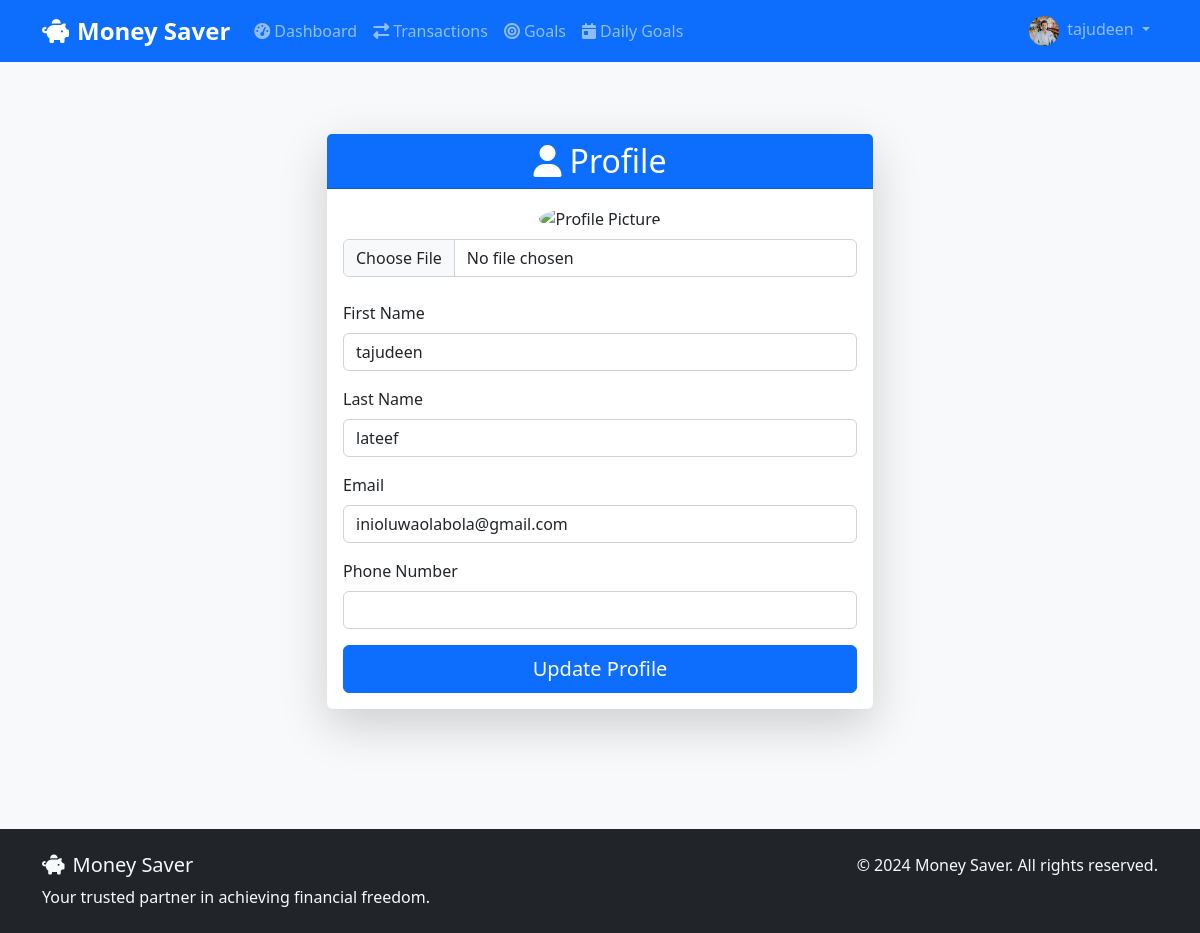
The page /profile (signed in) on the database its author committed.
### models.py (models this page shows, shortened)
class User(UserMixin, db.Model):
    id = db.Column(db.Integer, primary_key=True)
    username = db.Column(db.String(80), unique=True, nullable=False)
    email = db.Column(db.String(120), unique=True, nullable=False)
    password_hash = db.Column(db.String(255), nullable=False)
    first_name = db.Column(db.String(50), nullable=False)
    last_name = db.Column(db.String(50), nullable=False)
    phone = db.Column(db.String(20))
    profile_picture = db.Column(db.String(255), default='default.jpg')
    created_at = db.Column(db.DateTime, default=datetime.utcnow)
    is_verified = db.Column(db.Boolean, default=False)
    transactions = db.relationship('Transaction', backref='user', lazy='dynamic')
    goals = db.relationship('Goal', backref='user', lazy='dynamic')
    bank_accounts = db.relationship('BankAccount', backref='user', lazy='dynamic')

### routes.py (the view)
@main_bp.route('/profile', methods=['GET', 'POST'])
@login_required
def profile():
    form = ProfileForm()
    if form.validate_on_submit():
        if form.picture.data:
            picture_file = save_picture(form.picture.data)
            current_user.profile_picture = picture_file
        current_user.first_name = form.first_name.data
        current_user.last_name = form.last_name.data
        current_user.phone = form.phone.data
        db.session.commit()
        flash('Your profile has been updated!', 'success')
        return redirect(url_for('main.profile'))
    elif request.method == 'GET':
        form.first_name.data = current_user.first_name
        form.last_name.data = current_user.last_name
        form.phone.data = current_user.phone
    profile_image = url_for('static', filename='images/' + current_user.profile_picture)
    return render_template('profile.html', form=form, profile_image=profile_image)

### forms.py
class ProfileForm(FlaskForm):
    first_name = StringField('First Name', validators=[DataRequired(), Length(max=50)])
    last_name = StringField('Last Name', validators=[DataRequired(), Length(max=50)])
    phone = TelField('Phone Number', validators=[Optional(), Length(max=20)])
    picture = FileField('Update Profile Picture', validators=[Optional(), FileAllowed(['jpg', 'png', 'jpeg'])])
    submit = SubmitField('Update Profile')

### templates/profile.html (shortened to what this page needs)
{% extends "base.html" %} {% block title %}Profile - Money Saver{% endblock %} {% block content %}
<section class="py-5">
    <div class="container">
        <div class="row justify-content-center">
            <div class="col-md-8 col-lg-6">
                <div class="card shadow-lg">
                    <div class="card-header bg-primary text-white text-center">
                        <h2 class="mb-0">
                            <i class="fas fa-user me-2"></i>Profile
                        </h2>
                    </div>
                    <div class="card-body">
                        <form method="POST" action="{{ url_for('main.profile') }}" enctype="multipart/form-data">
                            <div class="text-center mb-4">
                                <img src="{{ url_for('static', filename='images/default-profile.png') }}" alt="Profile Picture" class="rounded-circle" width="150" height="150">
                                <div class="mt-2">
                                    {{ form.picture(class="form-control") }}
                                </div>
                            </div>
                            <div class="mb-3">
                                {{ form.first_name.label(class="form-label") }} {{ form.first_name(class="form-control", value=current_user.first_name or '') }}
                            </div>
                            <div class="mb-3">
                                {{ form.last_name.label(class="form-label") }} {{ form.last_name(class="form-control", value=current_user.last_name or '') }}
                            </div>
                            <div class="mb-3">
                                <label class="form-label">Email</label>
                                <input type="email" class="form-control" value="{{ current_user.email or '' }}" readonly>
                            </div>
                            <div class="mb-3">
                                {{ form.phone.label(class="form-label") }} {{ form.phone(class="form-control", value=current_user.phone or '') }}
                            </div>
                            <div class="d-grid">
                                {{ form.submit(class="btn btn-primary btn-lg") }}
                            </div>
                        </form>
                    </div>
                </div>
            </div>
        </div>
    </div>
</section>
{% endblock %}

### templates/base.html (shortened to what this page needs)
<!DOCTYPE html>
<html lang="en">
<head>
    <link href="https://cdn.jsdelivr.net/npm/bootstrap@5.3.2/dist/css/bootstrap.min.css" rel="stylesheet">
    <link rel="stylesheet" href="https://cdnjs.cloudflare.com/ajax/libs/font-awesome/6.4.0/css/all.min.css">
    <link rel="stylesheet" href="{{ url_for('static', filename='style.css') }}">
</head>
<body>
    <nav class="navbar navbar-expand-lg navbar-dark bg-primary">
        <div class="container">
            <a class="navbar-brand fw-bold" href="{{ url_for('main.index') }}">
                <i class="fas fa-piggy-bank me-2"></i>Money Saver
            </a>
            <div class="collapse navbar-collapse" id="navbarNav">
                <ul class="navbar-nav me-auto">
                    {% if current_user.is_authenticated %}
                    <li class="nav-item">
                        <a class="nav-link" href="{{ url_for('main.dashboard') }}">
                            <i class="fas fa-tachometer-alt me-1"></i>Dashboard
                        </a>
                    </li>
                    <li class="nav-item">
                        <a class="nav-link" href="{{ url_for('main.transactions') }}">
                            <i class="fas fa-exchange-alt me-1"></i>Transactions
                        </a>
                    </li>
                    <li class="nav-item">
                        <a class="nav-link" href="{{ url_for('main.goals') }}">
                            <i class="fas fa-bullseye me-1"></i>Goals
                        </a>
                    </li>
                    <li class="nav-item">
                        <a class="nav-link" href="{{ url_for('main.daily_goals') }}">
                            <i class="fas fa-calendar-day me-1"></i>Daily Goals
                        </a>
                    </li>
                    {% endif %}
                </ul>
                <ul class="navbar-nav">
                    {% if current_user.is_authenticated %}
                    <li class="nav-item dropdown">
                        <a class="nav-link dropdown-toggle" href="#" id="navbarDropdown" role="button" data-bs-toggle="dropdown">
                            <img src="{{ url_for('static', filename='images/' + current_user.profile_picture) }}" alt="Profile" class="rounded-circle me-1" width="30" height="30"> {{ current_user.first_name }}
                        </a>
                    </li>
                    {% endif %}
                </ul>
            </div>
        </div>
    </nav>
    <main class="py-4">
        {% block content %}{% endblock %}
    </main>
    <footer class="bg-dark text-light py-4 mt-5">
        <div class="container">
            <div class="row">
                <div class="col-md-6">
                    <h5><i class="fas fa-piggy-bank me-2"></i>Money Saver</h5>
                    <p class="mb-0">Your trusted partner in achieving financial freedom.</p>
                </div>
                <div class="col-md-6 text-md-end">
                    <p class="mb-0">&copy; 2024 Money Saver. All rights reserved.</p>
                </div>
            </div>
        </div>
    </footer>
</body>
</html>

### static/style.css (style rules this page uses)
:root { --primary-color: #0d6efd; --secondary-color: #6c757d; --success-color: #198754; --danger-color: #dc3545; --warning-color: #ffc107; --info-color: #0dcaf0; --light-color: #f8f9fa; --dark-color: #212529; }
body { font-family: 'Segoe UI', Tahoma, Geneva, Verdana, sans-serif; background-color: #f8f9fa; }
.card { border: none; box-shadow: 0 0.125rem 0.25rem rgba(0, 0, 0, 0.075); transition: all 0.3s ease; }
.btn { border-radius: 0.375rem; font-weight: 500; transition: all 0.3s ease; }
.form-control, .form-select { border-radius: 0.375rem; border: 1px solid #ced4da; }
.navbar-brand { font-weight: 700; font-size: 1.5rem; }
.navbar-nav .nav-link { font-weight: 500; }
.rounded-circle { object-fit: cover; }
footer { margin-top: auto; }

### rows shown on the page
User: profile_picture (picture), first_name "tajudeen", last_name "lateef", email "inioluwaolabola@gmail.com"
